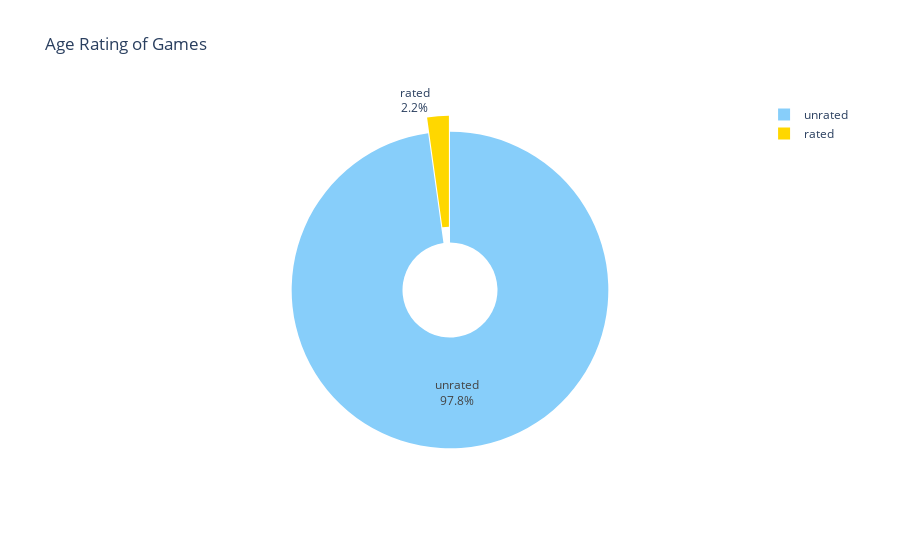
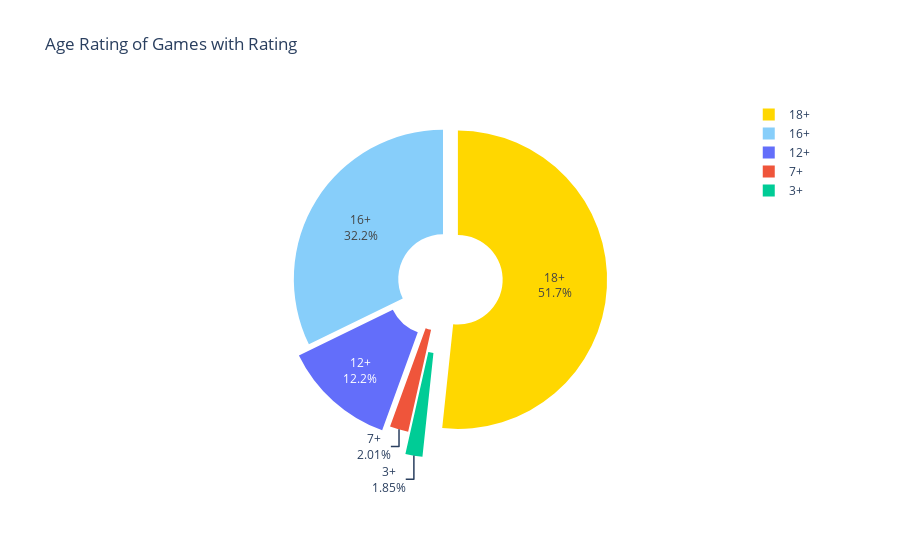

These figures' notebook cell, in order:
### Code cell
age_dict = dict(df.required_age.value_counts())
labels = ['rated','unrated']
sizes = [age_dict[18] + age_dict[16] + age_dict[12] + age_dict[7] + age_dict[3], age_dict.get(0)]
explode = (0.1, 0, 0.1, 0.05, 0.2)  # explode 1st slice

fig = go.Figure(data=[go.Pie(labels=labels, values=sizes, textinfo='label+percent', hole=0.3, 
                             pull=explode, marker=dict(colors=['gold', 'lightskyblue']))])

fig.update_layout(title='Age Rating of Games')
fig.show()
age_dict = dict(df.required_age.value_counts())
labels = ['18+', '16+', '12+', '7+', '3+']
sizes = [age_dict.get(18, 0), age_dict.get(16, 0), age_dict.get(12, 0), age_dict.get(7, 0), age_dict.get(3, 0)]
explode = (0.1, 0, 0.1, 0.05, 0.2) 

fig2 = go.Figure(data=[go.Pie(labels=labels, values=sizes, textinfo='label+percent', hole=0.3, 
                             pull=explode, marker=dict(colors=['gold', 'lightskyblue']))])

fig2.update_layout(title='Age Rating of Games with Rating')
fig2.show()

### Figure 1 — Plotly figure (JSON) as saved in the notebook; plotly's stock layout.template omitted (floating-point values rounded to 4 significant figures)
{"data": [{"hole": 0.3, "labels": ["rated", "unrated"], "marker": {"colors": ["gold", "lightskyblue"]}, "pull": [0.1, 0, 0.1, 0.05, 0.2], "textinfo": "label+percent", "type": "pie", "values": [596, 26479]}], "layout": {"title": {"text": "Age Rating of Games"}}}

### Figure 2 — Plotly figure (JSON) as saved in the notebook; plotly's stock layout.template omitted (floating-point values rounded to 4 significant figures)
{"data": [{"hole": 0.3, "labels": ["18+", "16+", "12+", "7+", "3+"], "marker": {"colors": ["gold", "lightskyblue"]}, "pull": [0.1, 0, 0.1, 0.05, 0.2], "textinfo": "label+percent", "type": "pie", "values": [308, 192, 73, 12, 11]}], "layout": {"title": {"text": "Age Rating of Games with Rating"}}}
